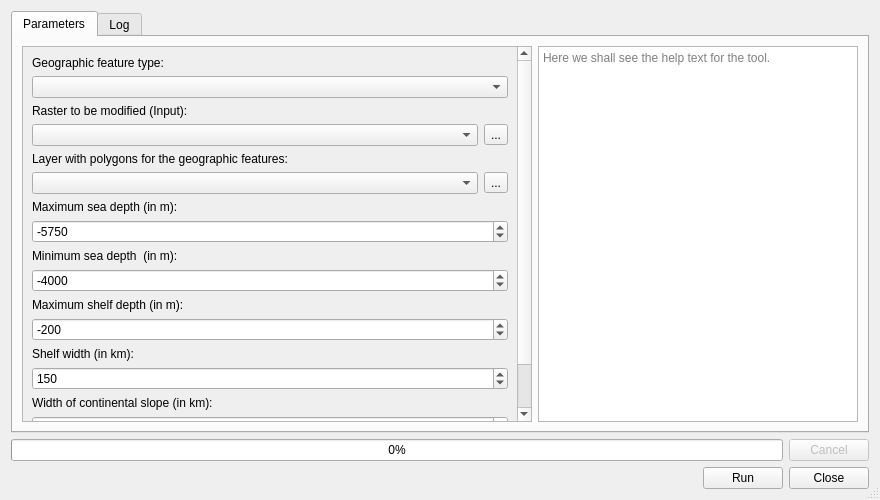
<?xml version="1.0" encoding="UTF-8"?>
<ui version="4.0">
 <class>FeatureCreatorDialogBase</class>
 <widget class="QDialog" name="FeatureCreatorDialogBase">
  <property name="geometry">
   <rect>
    <x>0</x>
    <y>0</y>
    <width>880</width>
    <height>500</height>
   </rect>
  </property>
  <property name="sizePolicy">
   <sizepolicy hsizetype="MinimumExpanding" vsizetype="MinimumExpanding">
    <horstretch>0</horstretch>
    <verstretch>0</verstretch>
   </sizepolicy>
  </property>
  <property name="minimumSize">
   <size>
    <width>400</width>
    <height>200</height>
   </size>
  </property>
  <property name="windowTitle">
   <string>Terra Antiqua - Create Topo/Bathymetry</string>
  </property>
  <property name="autoFillBackground">
   <bool>true</bool>
  </property>
  <property name="sizeGripEnabled">
   <bool>true</bool>
  </property>
  <property name="modal">
   <bool>false</bool>
  </property>
  <layout class="QGridLayout" name="gridLayout">
   <item row="1" column="0">
    <layout class="QHBoxLayout" name="horizontalLayout_10">
     <item>
      <widget class="QProgressBar" name="progressBar">
       <property name="value">
        <number>0</number>
       </property>
      </widget>
     </item>
     <item>
      <widget class="QPushButton" name="cancelButton">
       <property name="enabled">
        <bool>false</bool>
       </property>
       <property name="sizePolicy">
        <sizepolicy hsizetype="Fixed" vsizetype="Fixed">
         <horstretch>0</horstretch>
         <verstretch>0</verstretch>
        </sizepolicy>
       </property>
       <property name="text">
        <string>Cancel</string>
       </property>
      </widget>
     </item>
    </layout>
   </item>
   <item row="2" column="0">
    <layout class="QHBoxLayout" name="horizontalLayout_9">
     <item>
      <layout class="QHBoxLayout" name="horizontalLayout_8">
       <item>
        <widget class="QLabel" name="warningLabel">
         <property name="text">
          <string/>
         </property>
         <property name="wordWrap">
          <bool>true</bool>
         </property>
        </widget>
       </item>
       <item>
        <widget class="QPushButton" name="runButton">
         <property name="sizePolicy">
          <sizepolicy hsizetype="Fixed" vsizetype="Fixed">
           <horstretch>0</horstretch>
           <verstretch>0</verstretch>
          </sizepolicy>
         </property>
         <property name="text">
          <string>Run</string>
         </property>
        </widget>
       </item>
       <item>
        <widget class="QPushButton" name="closeButton">
         <property name="sizePolicy">
          <sizepolicy hsizetype="Fixed" vsizetype="Fixed">
           <horstretch>0</horstretch>
           <verstretch>0</verstretch>
          </sizepolicy>
         </property>
         <property name="text">
          <string>Close</string>
         </property>
        </widget>
       </item>
      </layout>
     </item>
    </layout>
   </item>
   <item row="0" column="0">
    <widget class="QTabWidget" name="Tabs">
     <property name="sizePolicy">
      <sizepolicy hsizetype="Expanding" vsizetype="Expanding">
       <horstretch>0</horstretch>
       <verstretch>0</verstretch>
      </sizepolicy>
     </property>
     <property name="tabPosition">
      <enum>QTabWidget::North</enum>
     </property>
     <property name="tabShape">
      <enum>QTabWidget::Rounded</enum>
     </property>
     <property name="currentIndex">
      <number>0</number>
     </property>
     <property name="usesScrollButtons">
      <bool>false</bool>
     </property>
     <widget class="QWidget" name="tab">
      <attribute name="title">
       <string>Parameters</string>
      </attribute>
      <layout class="QHBoxLayout" name="horizontalLayout">
       <item>
        <widget class="QScrollArea" name="scrollArea">
         <property name="widgetResizable">
          <bool>true</bool>
         </property>
         <widget class="QWidget" name="scrollAreaWidgetContents">
          <property name="geometry">
           <rect>
            <x>0</x>
            <y>0</y>
            <width>498</width>
            <height>519</height>
           </rect>
          </property>
          <layout class="QVBoxLayout" name="verticalLayout_4">
           <item>
            <widget class="QLabel" name="label_5">
             <property name="text">
              <string>Geographic feature type:</string>
             </property>
            </widget>
           </item>
           <item>
            <widget class="QComboBox" name="featureTypeBox"/>
           </item>
           <item>
            <layout class="QVBoxLayout" name="verticalLayout">
             <item>
              <widget class="QLabel" name="label">
               <property name="text">
                <string>Raster to be modified (Input):</string>
               </property>
              </widget>
             </item>
             <item>
              <layout class="QHBoxLayout" name="horizontalLayout_2">
               <item>
                <widget class="QgsMapLayerComboBox" name="baseTopoBox"/>
               </item>
               <item>
                <widget class="QToolButton" name="selectTopoBaseButton">
                 <property name="text">
                  <string>...</string>
                 </property>
                </widget>
               </item>
              </layout>
             </item>
            </layout>
           </item>
           <item>
            <layout class="QVBoxLayout" name="verticalLayout_2">
             <property name="spacing">
              <number>6</number>
             </property>
             <item>
              <widget class="QLabel" name="label_2">
               <property name="text">
                <string>Layer with polygons for the geographic features:</string>
               </property>
               <property name="alignment">
                <set>Qt::AlignLeading|Qt::AlignLeft|Qt::AlignVCenter</set>
               </property>
              </widget>
             </item>
             <item>
              <layout class="QHBoxLayout" name="horizontalLayout_3">
               <item>
                <widget class="QgsMapLayerComboBox" name="masksBox"/>
               </item>
               <item>
                <widget class="QToolButton" name="selectMasksButton">
                 <property name="text">
                  <string>...</string>
                 </property>
                </widget>
               </item>
              </layout>
             </item>
            </layout>
           </item>
           <item>
            <layout class="QVBoxLayout" name="verticalLayout_3">
             <item>
              <widget class="QLabel" name="maxElevLabel">
               <property name="text">
                <string>Maximum sea depth (in m): </string>
               </property>
              </widget>
             </item>
             <item>
              <widget class="QDoubleSpinBox" name="maxElevSpinBox">
               <property name="decimals">
                <number>0</number>
               </property>
               <property name="minimum">
                <double>-9000.000000000000000</double>
               </property>
               <property name="maximum">
                <double>0.000000000000000</double>
               </property>
               <property name="value">
                <double>-5750.000000000000000</double>
               </property>
              </widget>
             </item>
             <item>
              <widget class="QLabel" name="minElevLabel">
               <property name="text">
                <string>Minimum sea depth  (in m):</string>
               </property>
              </widget>
             </item>
             <item>
              <widget class="QDoubleSpinBox" name="minElevSpinBox">
               <property name="decimals">
                <number>0</number>
               </property>
               <property name="minimum">
                <double>-9000.000000000000000</double>
               </property>
               <property name="maximum">
                <double>0.000000000000000</double>
               </property>
               <property name="value">
                <double>-4000.000000000000000</double>
               </property>
              </widget>
             </item>
             <item>
              <widget class="QLabel" name="shelfDepthLabel">
               <property name="text">
                <string>Maximum shelf depth (in m):</string>
               </property>
              </widget>
             </item>
             <item>
              <widget class="QSpinBox" name="shelfDepthSpinBox">
               <property name="minimum">
                <number>-1000</number>
               </property>
               <property name="maximum">
                <number>0</number>
               </property>
               <property name="value">
                <number>-200</number>
               </property>
              </widget>
             </item>
             <item>
              <widget class="QLabel" name="shelfWidthLabel">
               <property name="text">
                <string>Shelf width (in km):</string>
               </property>
              </widget>
             </item>
             <item>
              <widget class="QSpinBox" name="shelfWidthSpinBox">
               <property name="maximum">
                <number>1000</number>
               </property>
               <property name="value">
                <number>150</number>
               </property>
              </widget>
             </item>
             <item>
              <widget class="QLabel" name="slopeWidthLabel">
               <property name="text">
                <string>Width of continental slope (in km):</string>
               </property>
              </widget>
             </item>
             <item>
              <widget class="QSpinBox" name="slopeWidthSpinBox">
               <property name="maximum">
                <number>1000</number>
               </property>
               <property name="value">
                <number>100</number>
               </property>
              </widget>
             </item>
            </layout>
           </item>
           <item>
            <widget class="QLabel" name="outputLabel">
             <property name="text">
              <string>Output file path:</string>
             </property>
            </widget>
           </item>
           <item>
            <spacer name="verticalSpacer">
             <property name="orientation">
              <enum>Qt::Vertical</enum>
             </property>
             <property name="sizeHint" stdset="0">
              <size>
               <width>80</width>
               <height>80</height>
              </size>
             </property>
            </spacer>
           </item>
           <item>
            <widget class="QgsFileWidget" name="outputPath" native="true">
             <property name="fileWidgetButtonVisible" stdset="0">
              <bool>true</bool>
             </property>
             <property name="useLink" stdset="0">
              <bool>false</bool>
             </property>
             <property name="fullUrl" stdset="0">
              <bool>false</bool>
             </property>
             <property name="dialogTitle" stdset="0">
              <string/>
             </property>
             <property name="filter" stdset="0">
              <string/>
             </property>
             <property name="defaultRoot" stdset="0">
              <string>[Create temporary layer]</string>
             </property>
            </widget>
           </item>
          </layout>
         </widget>
        </widget>
       </item>
       <item>
        <widget class="QTextBrowser" name="helpBox">
         <property name="maximumSize">
          <size>
           <width>320</width>
           <height>16777215</height>
          </size>
         </property>
         <property name="placeholderText">
          <string>Here we shall see the help text for the tool.</string>
         </property>
        </widget>
       </item>
      </layout>
     </widget>
     <widget class="QWidget" name="tab_2">
      <attribute name="title">
       <string>Log</string>
      </attribute>
      <layout class="QGridLayout" name="gridLayout_11">
       <item row="0" column="0">
        <widget class="QTextBrowser" name="logText">
         <property name="autoFormatting">
          <set>QTextEdit::AutoAll</set>
         </property>
         <property name="textInteractionFlags">
          <set>Qt::NoTextInteraction</set>
         </property>
         <property name="openExternalLinks">
          <bool>true</bool>
         </property>
        </widget>
       </item>
      </layout>
     </widget>
    </widget>
   </item>
  </layout>
 </widget>
 <customwidgets>
  <customwidget>
   <class>QgsFileWidget</class>
   <extends>QWidget</extends>
   <header>qgsfilewidget.h</header>
  </customwidget>
  <customwidget>
   <class>QgsMapLayerComboBox</class>
   <extends>QComboBox</extends>
   <header>qgsmaplayercombobox.h</header>
  </customwidget>
 </customwidgets>
 <tabstops>
  <tabstop>runButton</tabstop>
  <tabstop>Tabs</tabstop>
  <tabstop>helpBox</tabstop>
  <tabstop>closeButton</tabstop>
  <tabstop>cancelButton</tabstop>
 </tabstops>
 <resources/>
 <connections>
  <connection>
   <sender>closeButton</sender>
   <signal>clicked()</signal>
   <receiver>FeatureCreatorDialogBase</receiver>
   <slot>close()</slot>
   <hints>
    <hint type="sourcelabel">
     <x>828</x>
     <y>476</y>
    </hint>
    <hint type="destinationlabel">
     <x>439</x>
     <y>249</y>
    </hint>
   </hints>
  </connection>
 </connections>
</ui>
